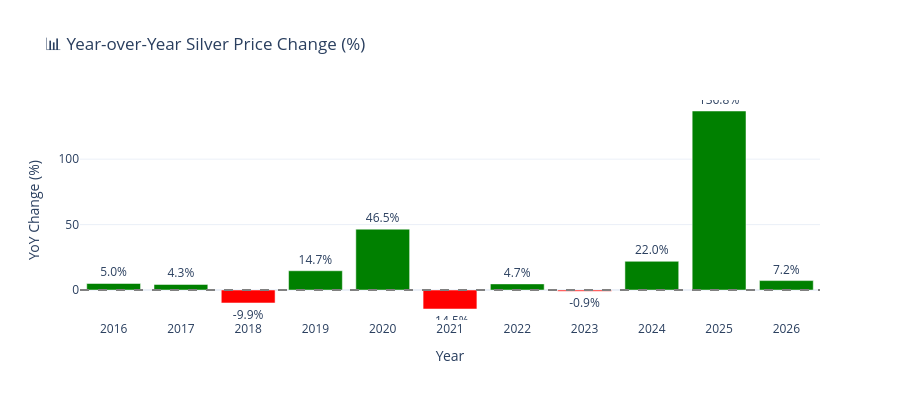

Source (notebook cell):
### Markdown cell above
### 📈 Reasons for Silver Price Increase in 2024-2026

| Factor | Description | Impact |
|--------|-------------|--------|
| **🌞 Solar Energy Boom** | Silver is essential for photovoltaic cells. Global solar capacity is expanding rapidly. | **HIGH** |
| **🚗 Electric Vehicles** | EVs use 25-50g of silver per unit. EV adoption is accelerating globally. | **HIGH** |
| **📱 5G Technology** | Silver is used in 5G infrastructure and electronics. | **MEDIUM** |
| **🏦 Inflation Hedge** | Investors seek precious metals as protection against currency devaluation. | **HIGH** |
| **⛏️ Supply Constraints** | Mining production has plateaued while demand grows. | **HIGH** |
| **🌍 Geopolitical Tensions** | Global uncertainties drive safe-haven demand. | **MEDIUM** |
| **🏭 Industrial Revival** | Post-pandemic industrial recovery increases silver consumption. | **MEDIUM** |
| **📊 Investment Demand** | ETFs and institutional investors increasing silver allocations. | **HIGH** |

### Code cell
# Year-over-Year Growth Analysis
yoy_data = yearly_stats[['Year Start', 'Year End', 'YoY Change (%)']].reset_index()

fig = go.Figure()

colors = ['green' if x > 0 else 'red' for x in yoy_data['YoY Change (%)']]

fig.add_trace(go.Bar(
    x=yoy_data['Year'].astype(str),
    y=yoy_data['YoY Change (%)'],
    marker_color=colors,
    text=yoy_data['YoY Change (%)'].round(1).astype(str) + '%',
    textposition='outside'
))

fig.update_layout(
    title='📊 Year-over-Year Silver Price Change (%)',
    xaxis_title='Year',
    yaxis_title='YoY Change (%)',
    height=400,
    template='plotly_white'
)

fig.add_hline(y=0, line_dash="dash", line_color="gray")
fig.show()

# Print summary
print("📊 YEARLY PERFORMANCE SUMMARY")
print("=" * 60)
positive_years = (yoy_data['YoY Change (%)'] > 0).sum()
negative_years = (yoy_data['YoY Change (%)'] < 0).sum()
print(f"Positive Years: {positive_years}")
print(f"Negative Years: {negative_years}")
print(f"Best Year: {yoy_data.loc[yoy_data['YoY Change (%)'].idxmax(), 'Year']} ({yoy_data['YoY Change (%)'].max():.1f}%)")
print(f"Worst Year: {yoy_data.loc[yoy_data['YoY Change (%)'].idxmin(), 'Year']} ({yoy_data['YoY Change (%)'].min():.1f}%)")

### Figure 1 — Plotly figure (JSON) as saved in the notebook; plotly's stock layout.template omitted (floating-point values rounded to 4 significant figures)
{"data": [{"marker": {"color": ["green", "green", "red", "green", "green", "red", "green", "red", "green", "green", "green"]}, "text": ["5.0%", "4.3%", "-9.9%", "14.7%", "46.5%", "-14.5%", "4.7%", "-0.9%", "22.0%", "136.8%", "7.2%"], "textposition": "outside", "type": "bar", "x": ["2016", "2017", "2018", "2019", "2020", "2021", "2022", "2023", "2024", "2025", "2026"], "y": [5.01, 4.28, -9.87, 14.74, 46.52, -14.48, 4.7, -0.87, 21.96, 136.8, 7.23]}], "layout": {"height": 400, "shapes": [{"line": {"color": "gray", "dash": "dash"}, "type": "line", "x0": 0, "x1": 1, "xref": "x domain", "y0": 0, "y1": 0, "yref": "y"}], "title": {"text": "📊 Year-over-Year Silver Price Change (%)"}, "xaxis": {"title": {"text": "Year"}}, "yaxis": {"title": {"text": "YoY Change (%)"}}}}
